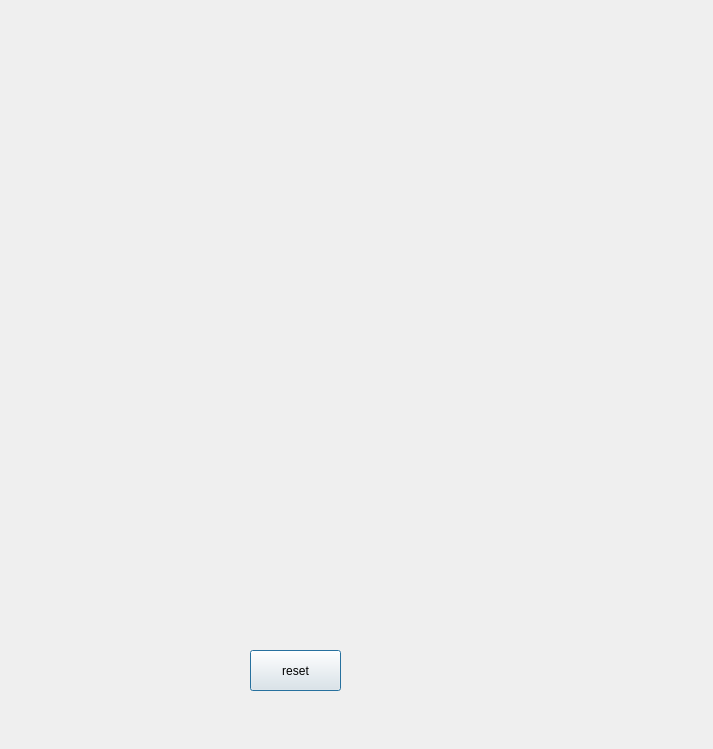
<?xml version="1.0" encoding="UTF-8"?>
<ui version="4.0">
 <class>Dialog</class>
 <widget class="QDialog" name="Dialog">
  <property name="geometry">
   <rect>
    <x>0</x>
    <y>0</y>
    <width>713</width>
    <height>749</height>
   </rect>
  </property>
  <property name="windowTitle">
   <string>Dialog</string>
  </property>
  <widget class="QPushButton" name="pb">
   <property name="geometry">
    <rect>
     <x>250</x>
     <y>650</y>
     <width>91</width>
     <height>41</height>
    </rect>
   </property>
   <property name="toolTip">
    <string>asd</string>
   </property>
   <property name="whatsThis">
    <string>asdf</string>
   </property>
   <property name="text">
    <string>reset</string>
   </property>
  </widget>
 </widget>
 <resources/>
 <connections/>
</ui>
